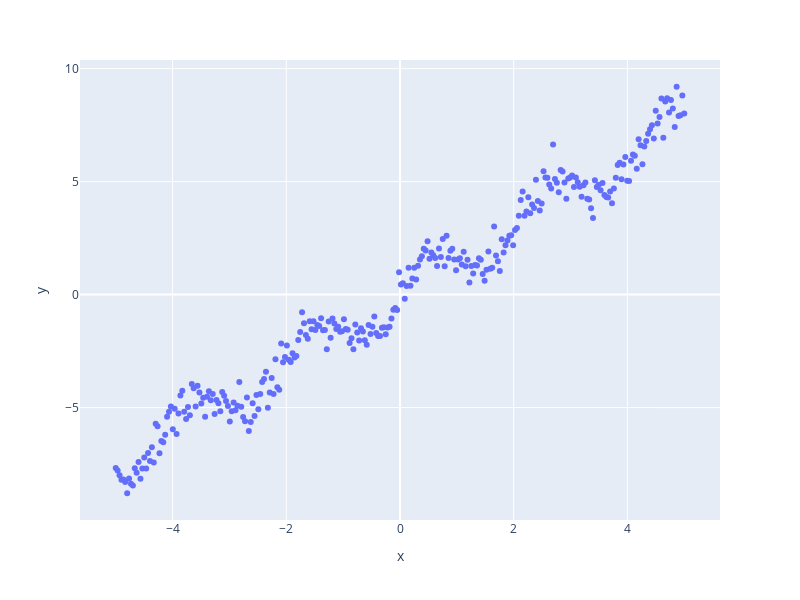

Notebook code cell kept with this figure:
### Markdown cell above
If we plot this data, we see that there is a clear sinusoidal relationship between `x` and `y`. Here we use `plotly` to plot a scatterplot showing the relationship between `x` and `y`. If you hover over points, you will be able to see the details of the data that's attributed to a data point.

### Code cell
# Run this cell to plot the data; no further action is needed.
import plotly.express as px
px.scatter(df, x="x", y="y", width=800, height=600)

### Figure 1 — Plotly figure (JSON) as saved in the notebook; plotly's stock layout.template omitted (floating-point values rounded to 4 significant figures; data arrays with more than 128 entries replaced by an {"elided": "..."} marker saying what was removed)
{"data": [{"hovertemplate": "x=%{x}<br>y=%{y}<extra></extra>", "legendgroup": "", "marker": {"color": "#636efa", "symbol": "circle"}, "mode": "markers", "name": "", "orientation": "v", "showlegend": false, "type": "scatter", "x": {"elided": "300 float values"}, "xaxis": "x", "y": {"elided": "300 float values"}, "yaxis": "y"}], "layout": {"height": 600, "legend": {"tracegroupgap": 0}, "margin": {"t": 60}, "width": 800, "xaxis": {"anchor": "y", "autorange": true, "domain": [0, 1], "range": [-5.629, 5.629], "title": {"text": "x"}, "type": "linear"}, "yaxis": {"anchor": "x", "autorange": true, "domain": [0, 1], "range": [-9.973, 10.38], "title": {"text": "y"}, "type": "linear"}}}
